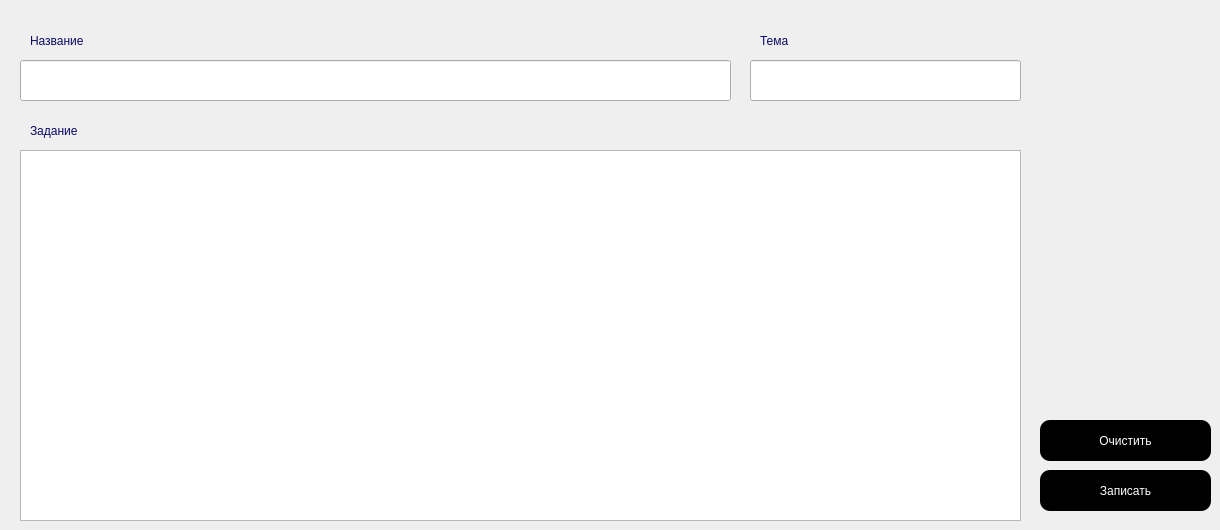
      <widget class="QWidget" name="tab">
       <attribute name="title">
        <string>Задание</string>
       </attribute>
       <widget class="QTextEdit" name="_cont">
        <property name="geometry">
         <rect>
          <x>20</x>
          <y>150</y>
          <width>1001</width>
          <height>371</height>
         </rect>
        </property>
       </widget>
       <widget class="QLineEdit" name="_name">
        <property name="geometry">
         <rect>
          <x>20</x>
          <y>60</y>
          <width>711</width>
          <height>41</height>
         </rect>
        </property>
       </widget>
       <widget class="QPushButton" name="_clear">
        <property name="geometry">
         <rect>
          <x>1040</x>
          <y>420</y>
          <width>171</width>
          <height>41</height>
         </rect>
        </property>
        <property name="styleSheet">
         <string notr="true">QPushButton{color: white;
font: 75 8pt &quot;Comic Sans MS&quot;;
background-color: rgb(0, 0, 0);
border: 3px;
border-radius: 10px;
}
QPushButton:hover{ background-color: lightgray; padding: 5px;
	border-style: outset; border: 1px solid gray; font-weight: bold;}
QPushButton:pressed {border: 2px solid gray; padding: 5px;
    background-color: silver; border-style: inset; font-weight: bold;}</string>
        </property>
        <property name="text">
         <string>Очистить</string>
        </property>
       </widget>
       <widget class="QPushButton" name="_into">
        <property name="geometry">
         <rect>
          <x>1040</x>
          <y>470</y>
          <width>171</width>
          <height>41</height>
         </rect>
        </property>
        <property name="styleSheet">
         <string notr="true">QPushButton{color: white;
font: 75 8pt &quot;Comic Sans MS&quot;;
background-color: rgb(0, 0, 0);
border: 3px;
border-radius: 10px;
}
QPushButton:hover{ background-color: lightgray; padding: 5px;
	border-style: outset; border: 1px solid gray; font-weight: bold;}
QPushButton:pressed {border: 2px solid gray; padding: 5px;
    background-color: silver; border-style: inset; font-weight: bold;}</string>
        </property>
        <property name="text">
         <string>Записать</string>
        </property>
       </widget>
       <widget class="QLabel" name="label_12">
        <property name="geometry">
         <rect>
          <x>30</x>
          <y>120</y>
          <width>101</width>
          <height>21</height>
         </rect>
        </property>
        <property name="styleSheet">
         <string notr="true">font: 14pt &quot;Times New Roman&quot;;
color: #0b0b64;</string>
        </property>
        <property name="text">
         <string>Задание</string>
        </property>
       </widget>
       <widget class="QLabel" name="label_13">
        <property name="geometry">
         <rect>
          <x>30</x>
          <y>30</y>
          <width>101</width>
          <height>21</height>
         </rect>
        </property>
        <property name="styleSheet">
         <string notr="true">font: 14pt &quot;Times New Roman&quot;;
color: #0b0b64;</string>
        </property>
        <property name="text">
         <string>Название</string>
        </property>
       </widget>
       <widget class="QLineEdit" name="_theme_4">
        <property name="geometry">
         <rect>
          <x>750</x>
          <y>60</y>
          <width>271</width>
          <height>41</height>
         </rect>
        </property>
       </widget>
       <widget class="QLabel" name="label_14">
        <property name="geometry">
         <rect>
          <x>760</x>
          <y>30</y>
          <width>101</width>
          <height>21</height>
         </rect>
        </property>
        <property name="styleSheet">
         <string notr="true">font: 14pt &quot;Times New Roman&quot;;
color: #0b0b64;</string>
        </property>
        <property name="text">
         <string>Тема</string>
        </property>
       </widget>
       <widget class="QLabel" name="_okay">
        <property name="geometry">
         <rect>
          <x>1030</x>
          <y>350</y>
          <width>181</width>
          <height>41</height>
         </rect>
        </property>
        <property name="styleSheet">
         <string notr="true">font: 12pt &quot;Times New Roman&quot;;
color: #0b0b64;</string>
        </property>
        <property name="text">
         <string/>
        </property>
       </widget>
      </widget>
